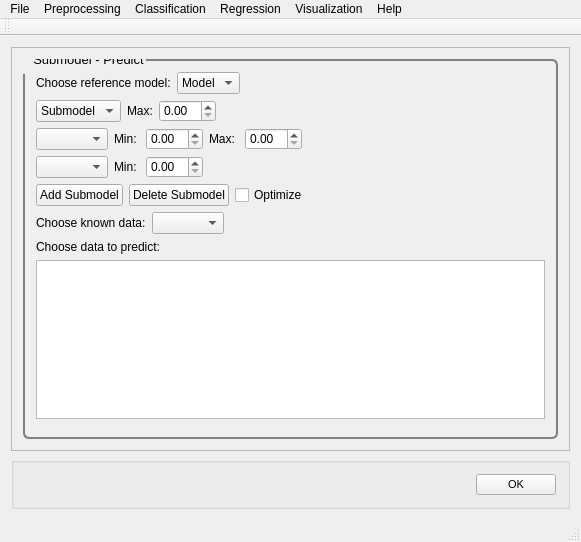
<?xml version="1.0" encoding="UTF-8"?>
<ui version="4.0">
 <class>MainWindow</class>
 <widget class="QMainWindow" name="MainWindow">
  <property name="geometry">
   <rect>
    <x>0</x>
    <y>0</y>
    <width>581</width>
    <height>542</height>
   </rect>
  </property>
  <property name="windowTitle">
   <string>PYSAT</string>
  </property>
  <widget class="QWidget" name="centralWidget">
   <layout class="QVBoxLayout" name="verticalLayout_9">
    <item>
     <widget class="QScrollArea" name="scrollArea">
      <property name="widgetResizable">
       <bool>true</bool>
      </property>
      <widget class="QWidget" name="scrollAreaWidgetContents_2">
       <property name="geometry">
        <rect>
         <x>0</x>
         <y>0</y>
         <width>557</width>
         <height>394</height>
        </rect>
       </property>
       <property name="font">
        <font>
         <pointsize>8</pointsize>
        </font>
       </property>
       <property name="styleSheet">
        <string notr="true">QGroupBox {
  border: 2px solid gray;
  border-radius: 6px;
  margin-top: 0.5em;
}

QGroupBox::title {

  padding-top: -14px;
  padding-left: 8px;
}
</string>
       </property>
       <layout class="QVBoxLayout" name="verticalLayout_8">
        <item>
         <widget class="QGroupBox" name="submodel_opt">
          <property name="font">
           <font>
            <pointsize>10</pointsize>
           </font>
          </property>
          <property name="title">
           <string>Submodel - Predict</string>
          </property>
          <layout class="QVBoxLayout" name="verticalLayout">
           <item>
            <layout class="QHBoxLayout" name="choosemodel_hlayout">
             <item>
              <widget class="QLabel" name="choosemodel_label">
               <property name="text">
                <string>Choose reference model:</string>
               </property>
              </widget>
             </item>
             <item>
              <widget class="QComboBox" name="choosemodel">
               <property name="iconSize">
                <size>
                 <width>50</width>
                 <height>20</height>
                </size>
               </property>
               <item>
                <property name="text">
                 <string>Model</string>
                </property>
               </item>
              </widget>
             </item>
             <item>
              <spacer name="choosemodel_spacer">
               <property name="orientation">
                <enum>Qt::Horizontal</enum>
               </property>
               <property name="sizeHint" stdset="0">
                <size>
                 <width>40</width>
                 <height>20</height>
                </size>
               </property>
              </spacer>
             </item>
            </layout>
           </item>
           <item>
            <layout class="QVBoxLayout" name="submodels_vlayout">
             <item>
              <layout class="QHBoxLayout" name="low_model_hlayout">
               <item>
                <widget class="QComboBox" name="choose_low_model">
                 <item>
                  <property name="text">
                   <string>Submodel</string>
                  </property>
                 </item>
                </widget>
               </item>
               <item>
                <widget class="QLabel" name="low_model_max_label">
                 <property name="text">
                  <string>Max:</string>
                 </property>
                </widget>
               </item>
               <item>
                <widget class="QDoubleSpinBox" name="low_model_max"/>
               </item>
               <item>
                <spacer name="low_model_spacer">
                 <property name="orientation">
                  <enum>Qt::Horizontal</enum>
                 </property>
                 <property name="sizeHint" stdset="0">
                  <size>
                   <width>40</width>
                   <height>20</height>
                  </size>
                 </property>
                </spacer>
               </item>
              </layout>
             </item>
             <item>
              <layout class="QHBoxLayout" name="submodel_hlayout">
               <item>
                <widget class="QComboBox" name="choose_submodel"/>
               </item>
               <item>
                <widget class="QLabel" name="submodel_min_label">
                 <property name="text">
                  <string>Min: </string>
                 </property>
                </widget>
               </item>
               <item>
                <widget class="QDoubleSpinBox" name="submodel_min"/>
               </item>
               <item>
                <widget class="QLabel" name="submodel_max_label">
                 <property name="text">
                  <string>Max: </string>
                 </property>
                </widget>
               </item>
               <item>
                <widget class="QDoubleSpinBox" name="submodel_max"/>
               </item>
               <item>
                <spacer name="submodel_spacer">
                 <property name="orientation">
                  <enum>Qt::Horizontal</enum>
                 </property>
                 <property name="sizeHint" stdset="0">
                  <size>
                   <width>40</width>
                   <height>20</height>
                  </size>
                 </property>
                </spacer>
               </item>
              </layout>
             </item>
             <item>
              <layout class="QHBoxLayout" name="high_model_hlayout">
               <item>
                <widget class="QComboBox" name="choose_high_model"/>
               </item>
               <item>
                <widget class="QLabel" name="high_model_min_label">
                 <property name="text">
                  <string>Min: </string>
                 </property>
                </widget>
               </item>
               <item>
                <widget class="QDoubleSpinBox" name="high_model_min"/>
               </item>
               <item>
                <spacer name="high_model_spacer">
                 <property name="orientation">
                  <enum>Qt::Horizontal</enum>
                 </property>
                 <property name="sizeHint" stdset="0">
                  <size>
                   <width>40</width>
                   <height>20</height>
                  </size>
                 </property>
                </spacer>
               </item>
              </layout>
             </item>
            </layout>
           </item>
           <item>
            <layout class="QHBoxLayout" name="add_delete_hlayout">
             <item>
              <widget class="QPushButton" name="add_submodel_button">
               <property name="text">
                <string>Add Submodel</string>
               </property>
              </widget>
             </item>
             <item>
              <widget class="QPushButton" name="delete_submodel_button">
               <property name="text">
                <string>Delete Submodel</string>
               </property>
              </widget>
             </item>
             <item>
              <widget class="QCheckBox" name="optimize_checkbox">
               <property name="text">
                <string>Optimize</string>
               </property>
              </widget>
             </item>
             <item>
              <spacer name="add_delete_spacer">
               <property name="orientation">
                <enum>Qt::Horizontal</enum>
               </property>
               <property name="sizeHint" stdset="0">
                <size>
                 <width>40</width>
                 <height>20</height>
                </size>
               </property>
              </spacer>
             </item>
            </layout>
           </item>
           <item>
            <layout class="QHBoxLayout" name="horizontalLayout">
             <item>
              <widget class="QLabel" name="choosedata_label">
               <property name="text">
                <string>Choose known data:</string>
               </property>
              </widget>
             </item>
             <item>
              <widget class="QComboBox" name="choosedata"/>
             </item>
             <item>
              <spacer name="choosedata_spacer">
               <property name="orientation">
                <enum>Qt::Horizontal</enum>
               </property>
               <property name="sizeHint" stdset="0">
                <size>
                 <width>40</width>
                 <height>20</height>
                </size>
               </property>
              </spacer>
             </item>
            </layout>
           </item>
           <item>
            <layout class="QVBoxLayout" name="predictdata_vlayout">
             <item>
              <widget class="QLabel" name="choosedata_predict_label">
               <property name="text">
                <string>Choose data to predict:</string>
               </property>
              </widget>
             </item>
             <item>
              <widget class="QListWidget" name="choosedata_predict"/>
             </item>
             <item>
              <spacer name="choosedata_predict_spacer">
               <property name="orientation">
                <enum>Qt::Vertical</enum>
               </property>
               <property name="sizeHint" stdset="0">
                <size>
                 <width>20</width>
                 <height>40</height>
                </size>
               </property>
              </spacer>
             </item>
            </layout>
           </item>
          </layout>
         </widget>
        </item>
       </layout>
      </widget>
     </widget>
    </item>
    <item>
     <widget class="QGroupBox" name="OK">
      <layout class="QHBoxLayout" name="ok">
       <item>
        <spacer name="horizontalSpacer_5">
         <property name="orientation">
          <enum>Qt::Horizontal</enum>
         </property>
         <property name="sizeHint" stdset="0">
          <size>
           <width>40</width>
           <height>20</height>
          </size>
         </property>
        </spacer>
       </item>
       <item>
        <widget class="QPushButton" name="okButton">
         <property name="font">
          <font>
           <pointsize>8</pointsize>
          </font>
         </property>
         <property name="mouseTracking">
          <bool>false</bool>
         </property>
         <property name="text">
          <string>OK</string>
         </property>
        </widget>
       </item>
      </layout>
     </widget>
    </item>
   </layout>
  </widget>
  <widget class="QToolBar" name="mainToolBar">
   <attribute name="toolBarArea">
    <enum>TopToolBarArea</enum>
   </attribute>
   <attribute name="toolBarBreak">
    <bool>false</bool>
   </attribute>
  </widget>
  <widget class="QStatusBar" name="statusBar"/>
  <widget class="QMenuBar" name="menuBar">
   <property name="geometry">
    <rect>
     <x>0</x>
     <y>0</y>
     <width>581</width>
     <height>26</height>
    </rect>
   </property>
   <widget class="QMenu" name="menuFile">
    <property name="title">
     <string>File</string>
    </property>
    <addaction name="actionLoad_Refence_Data"/>
    <addaction name="actionLoad_Unknown_Data"/>
    <addaction name="actionSet_output_location"/>
    <addaction name="separator"/>
    <addaction name="actionSave_Current_Plots"/>
    <addaction name="actionSave_Current_Data"/>
    <addaction name="separator"/>
    <addaction name="actionCreate_New_Workflow"/>
    <addaction name="actionSave_Current_Workflow"/>
    <addaction name="separator"/>
    <addaction name="actionExit"/>
   </widget>
   <widget class="QMenu" name="menuPreprocessing">
    <property name="title">
     <string>Preprocessing</string>
    </property>
    <widget class="QMenu" name="menuBaseline_Removal">
     <property name="title">
      <string>Baseline Removal</string>
     </property>
     <addaction name="actionALS"/>
     <addaction name="actionDietrich"/>
     <addaction name="actionPolyFit"/>
     <addaction name="actionAirPLS"/>
     <addaction name="actionFABC"/>
     <addaction name="actionKK"/>
     <addaction name="actionMario"/>
     <addaction name="actionMedian"/>
     <addaction name="actionRubberband"/>
     <addaction name="actionUndecimated_Wavelet"/>
    </widget>
    <widget class="QMenu" name="menuCalibration_Transfer">
     <property name="title">
      <string>Calibration Transfer</string>
     </property>
     <addaction name="actionRatio"/>
     <addaction name="actionTommy_s_Methgod"/>
     <addaction name="actionPiecewise_Direct_Standardization"/>
     <addaction name="actionOthers_3"/>
    </widget>
    <addaction name="actionNormalization"/>
    <addaction name="actionNoise_Reduction"/>
    <addaction name="actionApply_Mask"/>
    <addaction name="actionInterpolate"/>
    <addaction name="actionInstrument_Response"/>
    <addaction name="menuBaseline_Removal"/>
    <addaction name="menuCalibration_Transfer"/>
    <addaction name="actionICA_2"/>
    <addaction name="actionPCA_2"/>
   </widget>
   <widget class="QMenu" name="menuRegression">
    <property name="title">
     <string>Regression</string>
    </property>
    <addaction name="actionCross_Validation"/>
    <addaction name="actionTrain"/>
    <addaction name="actionPredict"/>
    <addaction name="actionCreate_N_Folds"/>
    <addaction name="actionCreate_Test_Folds"/>
    <addaction name="actionSubmodel_Ranges"/>
   </widget>
   <widget class="QMenu" name="menuHelp">
    <property name="title">
     <string>Help</string>
    </property>
    <addaction name="actionIndex"/>
    <addaction name="actionContent_2"/>
    <addaction name="separator"/>
    <addaction name="actionAbout"/>
    <addaction name="actionAbout_QtCreator"/>
   </widget>
   <widget class="QMenu" name="menuClassification">
    <property name="title">
     <string>Classification</string>
    </property>
    <widget class="QMenu" name="menuSupervised">
     <property name="title">
      <string>Supervised</string>
     </property>
     <addaction name="actionPLS_DA"/>
     <addaction name="actionSIMCA"/>
    </widget>
    <widget class="QMenu" name="menuClustering">
     <property name="title">
      <string>Clustering</string>
     </property>
     <addaction name="actionK_means"/>
     <addaction name="actionHierarchical_2"/>
    </widget>
    <addaction name="menuSupervised"/>
    <addaction name="menuClustering"/>
   </widget>
   <widget class="QMenu" name="menuVisualization">
    <property name="title">
     <string>Visualization</string>
    </property>
    <addaction name="actionLine_Plot"/>
    <addaction name="action1_to_1_Plot"/>
    <addaction name="actionScatter_Plot"/>
   </widget>
   <addaction name="menuFile"/>
   <addaction name="menuPreprocessing"/>
   <addaction name="menuClassification"/>
   <addaction name="menuRegression"/>
   <addaction name="menuVisualization"/>
   <addaction name="menuHelp"/>
  </widget>
  <action name="actionLoad_Refence_Data">
   <property name="text">
    <string>Load Refence Data</string>
   </property>
  </action>
  <action name="actionLoad_Unknown_Data">
   <property name="text">
    <string>Load Unknown Data</string>
   </property>
  </action>
  <action name="actionSave_Current_Workflow">
   <property name="text">
    <string>Save Current Workflow</string>
   </property>
  </action>
  <action name="actionSave_Current_Plots">
   <property name="text">
    <string>Save Current Plots</string>
   </property>
  </action>
  <action name="actionSave_Current_Data">
   <property name="text">
    <string>Save Current Data</string>
   </property>
  </action>
  <action name="actionCreate_New_Workflow">
   <property name="text">
    <string>Create New Workflow</string>
   </property>
  </action>
  <action name="actionNoise_Reduction">
   <property name="text">
    <string>Noise Reduction</string>
   </property>
  </action>
  <action name="actionApply_Mask">
   <property name="text">
    <string>Apply Mask</string>
   </property>
  </action>
  <action name="actionInterpolate">
   <property name="text">
    <string>Interpolate (unknown to known)</string>
   </property>
  </action>
  <action name="actionInstrument_Response">
   <property name="text">
    <string>Instrument Response</string>
   </property>
  </action>
  <action name="actionALS">
   <property name="text">
    <string>ALS</string>
   </property>
  </action>
  <action name="actionDietrich">
   <property name="text">
    <string>Dietrich</string>
   </property>
  </action>
  <action name="actionPolyFit">
   <property name="text">
    <string>PolyFit</string>
   </property>
  </action>
  <action name="actionAirPLS">
   <property name="text">
    <string>AirPLS</string>
   </property>
  </action>
  <action name="actionFABC">
   <property name="text">
    <string>FABC</string>
   </property>
  </action>
  <action name="actionKK">
   <property name="text">
    <string>KK</string>
   </property>
  </action>
  <action name="actionMario">
   <property name="text">
    <string>Mario</string>
   </property>
  </action>
  <action name="actionMedian">
   <property name="text">
    <string>Median</string>
   </property>
  </action>
  <action name="actionRubberband">
   <property name="text">
    <string>Rubberband</string>
   </property>
  </action>
  <action name="actionUndecimated_Wavelet">
   <property name="text">
    <string>Undecimated Wavelet</string>
   </property>
  </action>
  <action name="actionRatio">
   <property name="text">
    <string>Ratio</string>
   </property>
  </action>
  <action name="actionTommy_s_Methgod">
   <property name="text">
    <string>Tommy's Method</string>
   </property>
  </action>
  <action name="actionPiecewise_Direct_Standardization">
   <property name="text">
    <string>Piecewise Direct Standardization</string>
   </property>
  </action>
  <action name="actionPCA">
   <property name="text">
    <string>PCA</string>
   </property>
  </action>
  <action name="actionICA">
   <property name="text">
    <string>ICA</string>
   </property>
  </action>
  <action name="actionK_Means">
   <property name="text">
    <string>K-Means</string>
   </property>
  </action>
  <action name="actionHierarchical">
   <property name="text">
    <string>Hierarchical</string>
   </property>
  </action>
  <action name="actionOthers">
   <property name="text">
    <string>Others...</string>
   </property>
  </action>
  <action name="actionOthers_2">
   <property name="text">
    <string>Others...</string>
   </property>
  </action>
  <action name="actionOthers_3">
   <property name="text">
    <string>Others...</string>
   </property>
  </action>
  <action name="actionPLS">
   <property name="text">
    <string>PLS</string>
   </property>
  </action>
  <action name="actionSM_PLS">
   <property name="text">
    <string>SM-PLS</string>
   </property>
  </action>
  <action name="actionICA_Regression">
   <property name="text">
    <string>ICA Regression</string>
   </property>
  </action>
  <action name="actionGaussian_Process">
   <property name="text">
    <string>Gaussian Process</string>
   </property>
  </action>
  <action name="actionMLP">
   <property name="text">
    <string>MLP</string>
   </property>
  </action>
  <action name="actionSVM">
   <property name="text">
    <string>SVM</string>
   </property>
  </action>
  <action name="actionOthers_4">
   <property name="text">
    <string>Others...</string>
   </property>
  </action>
  <action name="actionOthers_5">
   <property name="text">
    <string>Others...</string>
   </property>
  </action>
  <action name="actionIndex">
   <property name="text">
    <string>Index</string>
   </property>
  </action>
  <action name="actionContent_2">
   <property name="text">
    <string>Content</string>
   </property>
  </action>
  <action name="actionAbout">
   <property name="text">
    <string>About...</string>
   </property>
  </action>
  <action name="actionAbout_QtCreator">
   <property name="text">
    <string>About Qt...</string>
   </property>
  </action>
  <action name="actionExit">
   <property name="text">
    <string>Exit</string>
   </property>
  </action>
  <action name="actionNormalization">
   <property name="text">
    <string>Normalization</string>
   </property>
  </action>
  <action name="actionICA_2">
   <property name="text">
    <string>ICA</string>
   </property>
  </action>
  <action name="actionPCA_2">
   <property name="text">
    <string>PCA</string>
   </property>
  </action>
  <action name="actionPLS_DA">
   <property name="text">
    <string>PLS-DA</string>
   </property>
  </action>
  <action name="actionSIMCA">
   <property name="text">
    <string>SIMCA</string>
   </property>
  </action>
  <action name="actionK_means">
   <property name="text">
    <string>K-means</string>
   </property>
  </action>
  <action name="actionHierarchical_2">
   <property name="text">
    <string>Hierarchical</string>
   </property>
  </action>
  <action name="actionCross_Validation">
   <property name="text">
    <string>Cross Validation</string>
   </property>
  </action>
  <action name="actionTrain">
   <property name="text">
    <string>Train</string>
   </property>
  </action>
  <action name="actionPredict">
   <property name="text">
    <string>Predict</string>
   </property>
  </action>
  <action name="actionLine_Plot">
   <property name="text">
    <string>Line Plot</string>
   </property>
  </action>
  <action name="action1_to_1_Plot">
   <property name="text">
    <string>1 to 1 Plot</string>
   </property>
  </action>
  <action name="actionScatter_Plot">
   <property name="text">
    <string>Scatter Plot</string>
   </property>
  </action>
  <action name="actionSet_output_location">
   <property name="text">
    <string>Output Location</string>
   </property>
  </action>
  <action name="actionCreate_N_Folds">
   <property name="text">
    <string>Create N Folds</string>
   </property>
  </action>
  <action name="actionCreate_Test_Folds">
   <property name="text">
    <string>Create Test Folds</string>
   </property>
  </action>
  <action name="actionSubmodel_Ranges">
   <property name="text">
    <string>Submodel Ranges</string>
   </property>
  </action>
 </widget>
 <layoutdefault spacing="6" margin="11"/>
 <resources/>
 <connections/>
</ui>
